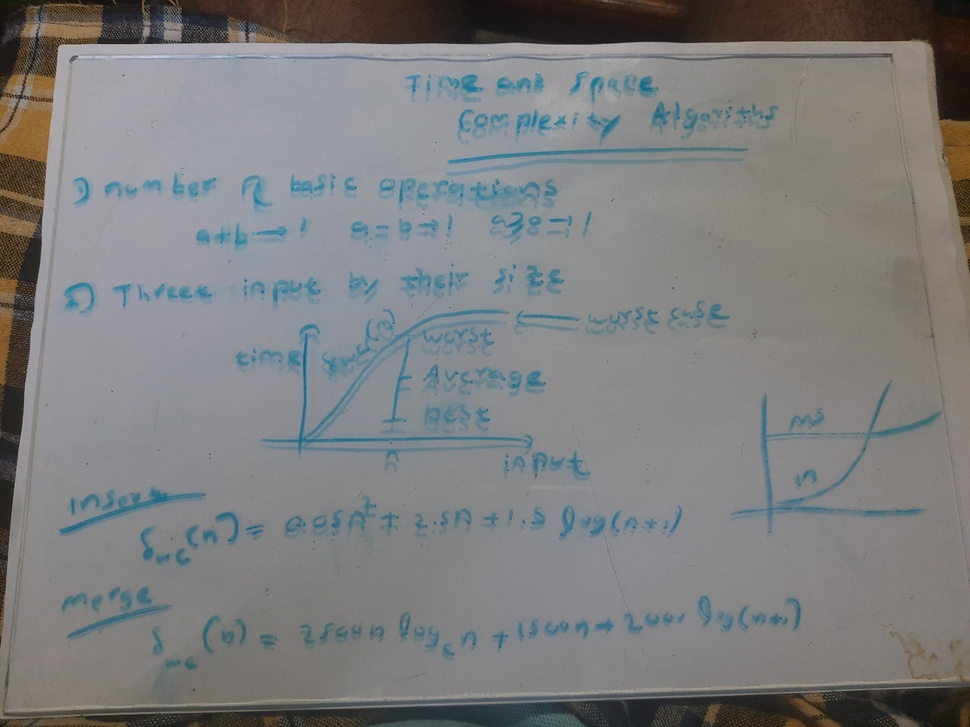
#> input picture Images/20230218_081138.jpg, 970 x 727 px, shrunk from 4000 x 3000 before the run
$ python NotePad1.1.py
#> lines starting #> are read from the running program, lines starting #| are printed output that depends on the picture; after the words box and inside, x2 and y2 are one past the last pixel; in counts of white or black regions, pixels touching at a corner belong together
import cv2
import numpy as np

def crop():
    img = cv2.imread("Images/20230218_081138.jpg")
#> img is the input picture: shape (727, 970, 3); mean B, G, R 126.8, 126.1, 125.1

    gray = cv2.cvtColor(img, cv2.COLOR_BGR2GRAY)
    blur = cv2.medianBlur(gray, 5)

    thresh = cv2.adaptiveThreshold(blur,255,cv2.ADAPTIVE_THRESH_MEAN_C,cv2.THRESH_BINARY,11,2)
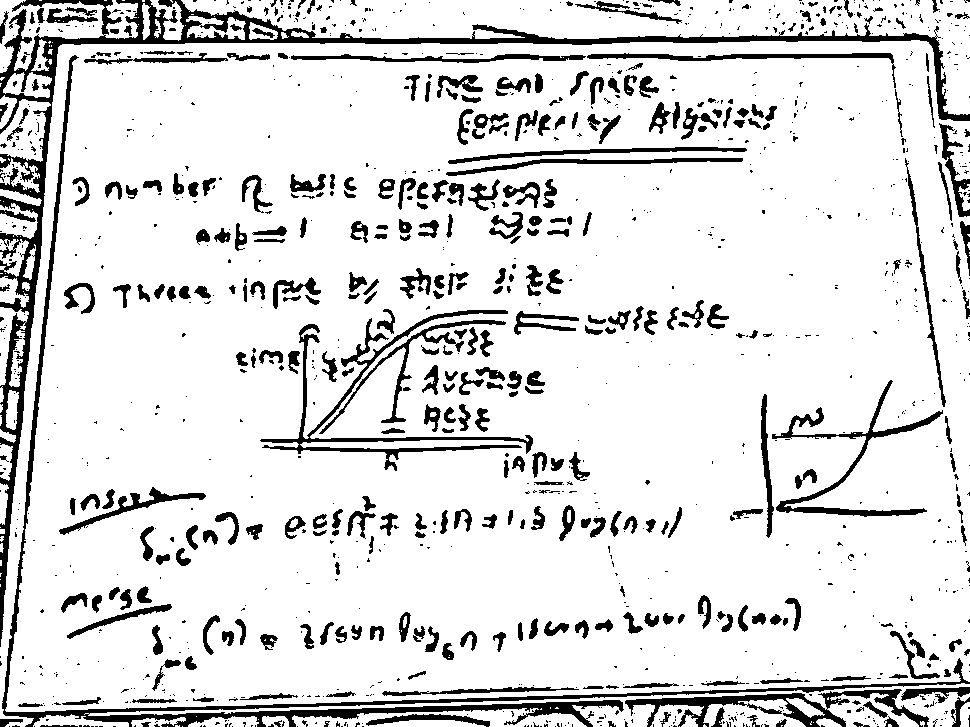
#> thresh: shape (727, 970); 87% white; 1269 black regions (902 under 20 px), largest, box (x1, y1, x2, y2) and area: (0, 0, 970, 647) 16894, (2, 55, 970, 727) 10047, (260, 310, 533, 471) 3965
    kernel = np.ones((5,5),np.uint8)
    errosion = cv2.erode(thresh,kernel,iterations=1)
#> errosion: shape (727, 970); 69.4% white; 459 black regions (9 under 20 px), largest, box (x1, y1, x2, y2) and area: (0, 0, 970, 649) 43112, (0, 53, 970, 727) 39124, (234, 307, 592, 487) 19745

    kernel2 = cv2.getStructuringElement(cv2.MORPH_RECT, (2,2))
    dilate = cv2.dilate(errosion, kernel2, iterations=3)
#> dilate: shape (727, 970); 80.6% white; 562 black regions (337 under 20 px)
    cnts = cv2.findContours(dilate, cv2.RETR_EXTERNAL, cv2.CHAIN_APPROX_SIMPLE)
#> cnts = 162 contours, 44 with area under 20; largest, box (x1, y1, x2, y2) and area: (0, 42, 970, 713) 598113, (278, 0, 867, 40) 17233, (861, 0, 970, 115) 4684, (185, 0, 275, 22) 907, (0, 114, 47, 160) 806
    cnts = cnts[0] if len(cnts) == 2 else cnts[1]

    cnts = sorted(cnts, key=cv2.contourArea, reverse=True)

    #for c in cnts:
    x,y,w,h = cv2.boundingRect(cnts[0])
#> x = 0; y = 42; w = 970; h = 671
    ROI = img[y:y+h, x:x+w]
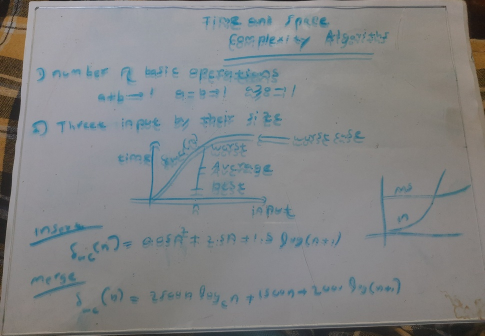
#> ROI: shape (671, 970, 3) (shown at 1/2 size); mean B, G, R 134.1, 132.8, 130.8
    #break

    cv2.drawContours(dilate, cnts, -1, (0, 255, 0), 3)
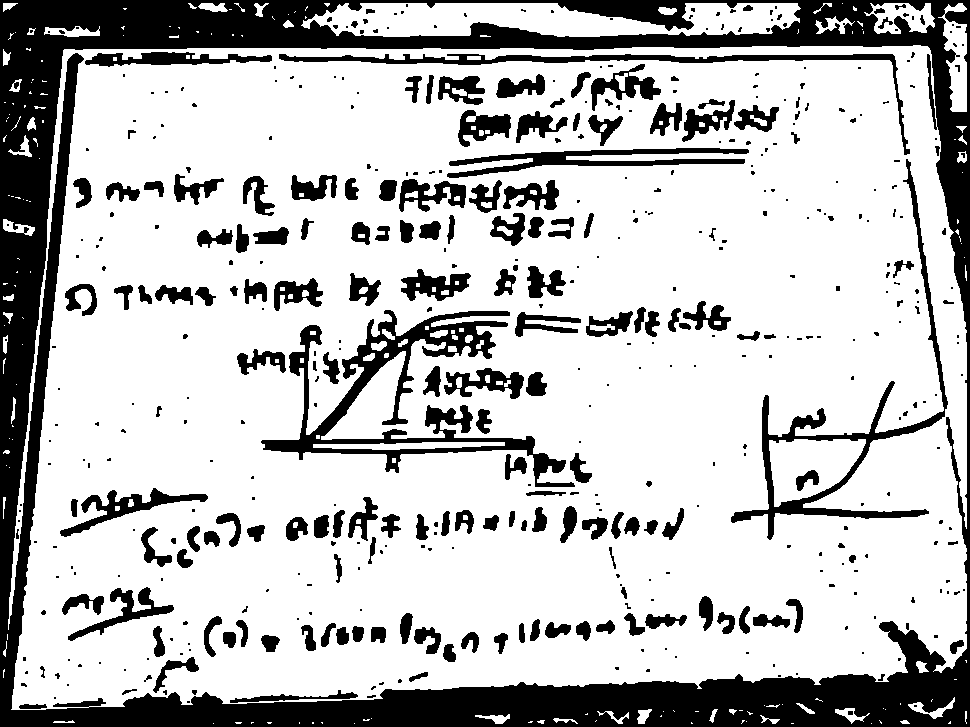
#> dilate: shape (727, 970); 74.8% white; 490 black regions (304 under 20 px), largest, box (x1, y1, x2, y2) and area: (0, 0, 970, 727) 101559, (261, 310, 575, 487) 11108, (731, 159, 948, 540) 5847
    cv2.namedWindow('ROI', cv2.WINDOW_NORMAL)
    cv2.imshow("ROI",ROI)

    return ROI

def extractText(img):
    hsv = cv2.cvtColor(img,cv2.COLOR_BGR2HSV)
#> hsv: shape (671, 970, 3); mean H, S, V 76.3, 24, 138.5

    lower_blue = np.array([20,50,50])
    upper_blue = np.array([110,255,255])
    mask = cv2.inRange(hsv,lower_blue,upper_blue)
#> mask: shape (671, 970); 8.1% white; 352 white regions (183 under 20 px), largest, box (x1, y1, x2, y2) and area: (235, 267, 534, 419) 8561, (398, 136, 541, 167) 2625, (733, 354, 866, 491) 1727

    th2 = cv2.adaptiveThreshold(mask,255,cv2.ADAPTIVE_THRESH_MEAN_C,cv2.THRESH_BINARY,11,2)
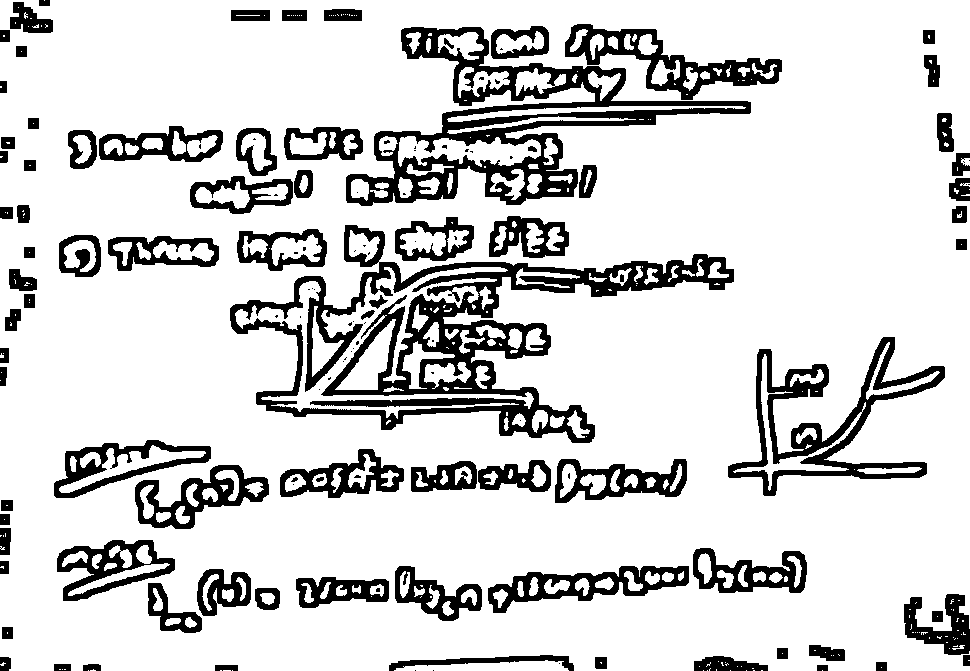
#> th2: shape (671, 970); 82.9% white; 136 black regions (52 under 20 px), largest, box (x1, y1, x2, y2) and area: (230, 225, 734, 443) 24959, (346, 27, 751, 206) 16430, (728, 337, 945, 496) 8008
    kernel = np.ones((5,5),np.uint8)
    errosion = cv2.erode(mask,kernel,iterations=1)
#> errosion: shape (671, 970); 2.2% white; 258 white regions (131 under 20 px), largest, box (x1, y1, x2, y2) and area: (417, 663, 566, 671) 835, (469, 140, 531, 164) 696, (62, 448, 202, 491) 673

    opening = cv2.morphologyEx(errosion, cv2.MORPH_OPEN, kernel)
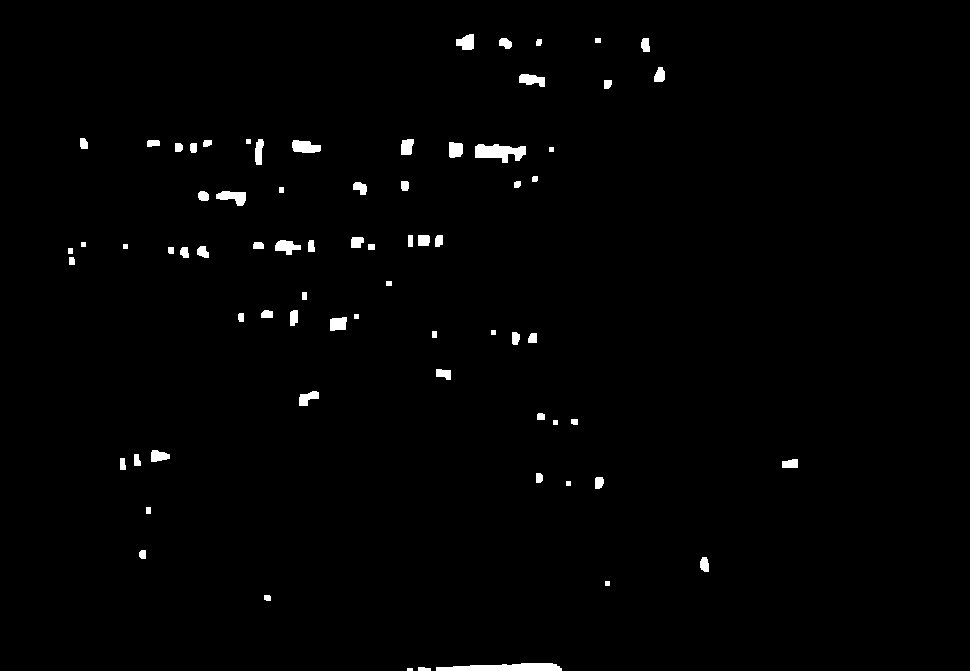
#> opening: shape (671, 970); 1.2% white; 73 white regions (1 under 20 px)

    cnts = cv2.findContours(errosion, cv2.RETR_EXTERNAL, cv2.CHAIN_APPROX_SIMPLE)
#> cnts = 258 contours, 172 with area under 20; largest, box (x1, y1, x2, y2) and area: (417, 663, 566, 671) 682, (469, 140, 531, 164) 602, (62, 448, 202, 491) 512, (404, 230, 444, 253) 336, (274, 238, 319, 262) 327
    cnts = cnts[0] if len(cnts) == 2 else cnts[1]

    cnts = sorted(cnts, key=cv2.contourArea, reverse=True)
    img2 = np.full(img.shape,255, np.uint8)
    #print(cnts[1].shape,img.shape)
    cv2.drawContours(img2, cnts, -1, (0, 0, 0), -1)

    cv2.namedWindow('image', cv2.WINDOW_NORMAL)
    cv2.imshow("image",img2)
    cv2.imwrite('note.png', img2)

def main():
    print("NotePad 1.1")
    ROI = crop()
    extractText(ROI)
    cv2.waitKey(0)
    cv2.destroyAllWindows()

if __name__ == '__main__':
    main()
